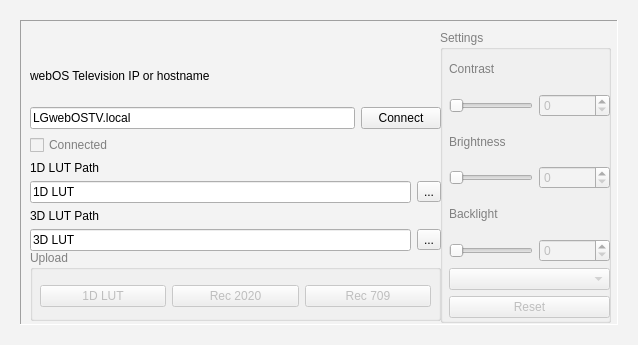
<?xml version="1.0" encoding="UTF-8"?>
<ui version="4.0">
 <class>test4</class>
 <widget class="QWidget" name="test4">
  <property name="geometry">
   <rect>
    <x>0</x>
    <y>0</y>
    <width>638</width>
    <height>345</height>
   </rect>
  </property>
  <property name="palette">
   <palette>
    <active>
     <colorrole role="WindowText">
      <brush brushstyle="SolidPattern">
       <color alpha="255">
        <red>0</red>
        <green>0</green>
        <blue>0</blue>
       </color>
      </brush>
     </colorrole>
     <colorrole role="Base">
      <brush brushstyle="SolidPattern">
       <color alpha="255">
        <red>255</red>
        <green>255</green>
        <blue>255</blue>
       </color>
      </brush>
     </colorrole>
     <colorrole role="Window">
      <brush brushstyle="SolidPattern">
       <color alpha="255">
        <red>243</red>
        <green>243</green>
        <blue>243</blue>
       </color>
      </brush>
     </colorrole>
    </active>
    <inactive>
     <colorrole role="WindowText">
      <brush brushstyle="SolidPattern">
       <color alpha="255">
        <red>0</red>
        <green>0</green>
        <blue>0</blue>
       </color>
      </brush>
     </colorrole>
     <colorrole role="Base">
      <brush brushstyle="SolidPattern">
       <color alpha="255">
        <red>255</red>
        <green>255</green>
        <blue>255</blue>
       </color>
      </brush>
     </colorrole>
     <colorrole role="Window">
      <brush brushstyle="SolidPattern">
       <color alpha="255">
        <red>243</red>
        <green>243</green>
        <blue>243</blue>
       </color>
      </brush>
     </colorrole>
    </inactive>
    <disabled>
     <colorrole role="WindowText">
      <brush brushstyle="SolidPattern">
       <color alpha="255">
        <red>128</red>
        <green>128</green>
        <blue>128</blue>
       </color>
      </brush>
     </colorrole>
     <colorrole role="Base">
      <brush brushstyle="SolidPattern">
       <color alpha="255">
        <red>243</red>
        <green>243</green>
        <blue>243</blue>
       </color>
      </brush>
     </colorrole>
     <colorrole role="Window">
      <brush brushstyle="SolidPattern">
       <color alpha="255">
        <red>243</red>
        <green>243</green>
        <blue>243</blue>
       </color>
      </brush>
     </colorrole>
    </disabled>
   </palette>
  </property>
  <property name="windowTitle">
   <string>agf.webOS Calibration helper </string>
  </property>
  <layout class="QGridLayout" name="_2">
   <property name="leftMargin">
    <number>20</number>
   </property>
   <property name="topMargin">
    <number>20</number>
   </property>
   <property name="rightMargin">
    <number>20</number>
   </property>
   <property name="bottomMargin">
    <number>20</number>
   </property>
   <item row="0" column="1">
    <widget class="QFrame" name="frame">
     <property name="frameShape">
      <enum>QFrame::Panel</enum>
     </property>
     <property name="frameShadow">
      <enum>QFrame::Sunken</enum>
     </property>
     <widget class="QGroupBox" name="settingsBox">
      <property name="enabled">
       <bool>false</bool>
      </property>
      <property name="geometry">
       <rect>
        <x>420</x>
        <y>10</y>
        <width>171</width>
        <height>293</height>
       </rect>
      </property>
      <property name="title">
       <string>Settings</string>
      </property>
      <widget class="QWidget" name="layoutWidget">
       <property name="geometry">
        <rect>
         <x>9</x>
         <y>20</y>
         <width>161</width>
         <height>268</height>
        </rect>
       </property>
       <layout class="QVBoxLayout" name="verticalLayout_3">
        <item>
         <widget class="QLabel" name="label_2">
          <property name="text">
           <string>Contrast</string>
          </property>
         </widget>
        </item>
        <item>
         <layout class="QHBoxLayout" name="horizontalLayout_2">
          <item>
           <widget class="QSlider" name="contrastSlider">
            <property name="orientation">
             <enum>Qt::Horizontal</enum>
            </property>
           </widget>
          </item>
          <item>
           <widget class="QSpinBox" name="spinBox_2">
            <property name="sizePolicy">
             <sizepolicy hsizetype="Expanding" vsizetype="Fixed">
              <horstretch>0</horstretch>
              <verstretch>0</verstretch>
             </sizepolicy>
            </property>
           </widget>
          </item>
         </layout>
        </item>
        <item>
         <widget class="QLabel" name="label">
          <property name="text">
           <string>Brightness</string>
          </property>
         </widget>
        </item>
        <item>
         <layout class="QHBoxLayout" name="horizontalLayout_3">
          <item>
           <widget class="QSlider" name="brightnessSlider">
            <property name="orientation">
             <enum>Qt::Horizontal</enum>
            </property>
           </widget>
          </item>
          <item>
           <widget class="QSpinBox" name="spinBox_3">
            <property name="sizePolicy">
             <sizepolicy hsizetype="Expanding" vsizetype="Fixed">
              <horstretch>0</horstretch>
              <verstretch>0</verstretch>
             </sizepolicy>
            </property>
           </widget>
          </item>
         </layout>
        </item>
        <item>
         <widget class="QLabel" name="label_3">
          <property name="text">
           <string>Backlight</string>
          </property>
         </widget>
        </item>
        <item>
         <layout class="QHBoxLayout" name="horizontalLayout_4">
          <item>
           <widget class="QSlider" name="oledLightSlider">
            <property name="orientation">
             <enum>Qt::Horizontal</enum>
            </property>
           </widget>
          </item>
          <item>
           <widget class="QSpinBox" name="spinBox">
            <property name="sizePolicy">
             <sizepolicy hsizetype="Expanding" vsizetype="Fixed">
              <horstretch>0</horstretch>
              <verstretch>0</verstretch>
             </sizepolicy>
            </property>
           </widget>
          </item>
         </layout>
        </item>
        <item>
         <widget class="QComboBox" name="calibrationModeComboBox"/>
        </item>
        <item>
         <widget class="QPushButton" name="ddcResetPB">
          <property name="text">
           <string>Reset</string>
          </property>
         </widget>
        </item>
       </layout>
      </widget>
     </widget>
     <widget class="QGroupBox" name="uploadBox">
      <property name="enabled">
       <bool>false</bool>
      </property>
      <property name="geometry">
       <rect>
        <x>10</x>
        <y>230</y>
        <width>411</width>
        <height>71</height>
       </rect>
      </property>
      <property name="sizePolicy">
       <sizepolicy hsizetype="Minimum" vsizetype="Minimum">
        <horstretch>0</horstretch>
        <verstretch>0</verstretch>
       </sizepolicy>
      </property>
      <property name="title">
       <string>Upload</string>
      </property>
      <widget class="QWidget" name="layoutWidget">
       <property name="geometry">
        <rect>
         <x>10</x>
         <y>30</y>
         <width>391</width>
         <height>32</height>
        </rect>
       </property>
       <layout class="QHBoxLayout" name="horizontalLayout_8">
        <item>
         <widget class="QPushButton" name="upload1D">
          <property name="text">
           <string>1D LUT</string>
          </property>
         </widget>
        </item>
        <item>
         <widget class="QPushButton" name="upload3D2020">
          <property name="text">
           <string>Rec 2020</string>
          </property>
         </widget>
        </item>
        <item>
         <widget class="QPushButton" name="upload3D709">
          <property name="text">
           <string>Rec 709</string>
          </property>
         </widget>
        </item>
       </layout>
      </widget>
     </widget>
     <widget class="QWidget" name="layoutWidget">
      <property name="geometry">
       <rect>
        <x>10</x>
        <y>30</y>
        <width>411</width>
        <height>201</height>
       </rect>
      </property>
      <layout class="QVBoxLayout" name="verticalLayout">
       <property name="spacing">
        <number>-1</number>
       </property>
       <property name="sizeConstraint">
        <enum>QLayout::SetMinimumSize</enum>
       </property>
       <item>
        <widget class="QLabel" name="label_4">
         <property name="text">
          <string>webOS Television IP or hostname</string>
         </property>
        </widget>
       </item>
       <item>
        <layout class="QHBoxLayout" name="horizontalLayout_9">
         <item>
          <widget class="QLineEdit" name="IP">
           <property name="enabled">
            <bool>true</bool>
           </property>
           <property name="autoFillBackground">
            <bool>false</bool>
           </property>
           <property name="inputMask">
            <string/>
           </property>
           <property name="text">
            <string>LGwebOSTV.local</string>
           </property>
          </widget>
         </item>
         <item>
          <widget class="QPushButton" name="connectPB">
           <property name="text">
            <string>Connect</string>
           </property>
          </widget>
         </item>
        </layout>
       </item>
       <item>
        <widget class="QCheckBox" name="connectedCheckbox">
         <property name="enabled">
          <bool>false</bool>
         </property>
         <property name="sizePolicy">
          <sizepolicy hsizetype="Maximum" vsizetype="Fixed">
           <horstretch>0</horstretch>
           <verstretch>0</verstretch>
          </sizepolicy>
         </property>
         <property name="text">
          <string>Connected</string>
         </property>
        </widget>
       </item>
       <item>
        <layout class="QVBoxLayout" name="verticalLayout_2">
         <property name="spacing">
          <number>-1</number>
         </property>
         <item>
          <widget class="QLabel" name="label_5">
           <property name="text">
            <string>1D LUT Path</string>
           </property>
          </widget>
         </item>
         <item>
          <layout class="QHBoxLayout" name="horizontalLayout_5">
           <item>
            <widget class="QLineEdit" name="LutEdit1">
             <property name="text">
              <string>1D LUT </string>
             </property>
            </widget>
           </item>
           <item>
            <widget class="QToolButton" name="pB">
             <property name="text">
              <string>...</string>
             </property>
            </widget>
           </item>
          </layout>
         </item>
         <item>
          <widget class="QLabel" name="label_6">
           <property name="text">
            <string>3D LUT Path</string>
           </property>
          </widget>
         </item>
         <item>
          <layout class="QHBoxLayout" name="horizontalLayout_6">
           <item>
            <widget class="QLineEdit" name="LutEdit2">
             <property name="text">
              <string>3D LUT</string>
             </property>
            </widget>
           </item>
           <item>
            <widget class="QToolButton" name="pB2">
             <property name="text">
              <string>...</string>
             </property>
            </widget>
           </item>
          </layout>
         </item>
        </layout>
       </item>
      </layout>
     </widget>
    </widget>
   </item>
  </layout>
 </widget>
 <resources/>
 <connections>
  <connection>
   <sender>spinBox_3</sender>
   <signal>valueChanged(int)</signal>
   <receiver>brightnessSlider</receiver>
   <slot>setValue(int)</slot>
   <hints>
    <hint type="sourcelabel">
     <x>484</x>
     <y>125</y>
    </hint>
    <hint type="destinationlabel">
     <x>465</x>
     <y>124</y>
    </hint>
   </hints>
  </connection>
  <connection>
   <sender>brightnessSlider</sender>
   <signal>valueChanged(int)</signal>
   <receiver>spinBox_3</receiver>
   <slot>setValue(int)</slot>
   <hints>
    <hint type="sourcelabel">
     <x>440</x>
     <y>136</y>
    </hint>
    <hint type="destinationlabel">
     <x>478</x>
     <y>133</y>
    </hint>
   </hints>
  </connection>
  <connection>
   <sender>spinBox_2</sender>
   <signal>valueChanged(int)</signal>
   <receiver>contrastSlider</receiver>
   <slot>setValue(int)</slot>
   <hints>
    <hint type="sourcelabel">
     <x>488</x>
     <y>74</y>
    </hint>
    <hint type="destinationlabel">
     <x>451</x>
     <y>74</y>
    </hint>
   </hints>
  </connection>
  <connection>
   <sender>spinBox</sender>
   <signal>valueChanged(int)</signal>
   <receiver>oledLightSlider</receiver>
   <slot>setValue(int)</slot>
   <hints>
    <hint type="sourcelabel">
     <x>491</x>
     <y>191</y>
    </hint>
    <hint type="destinationlabel">
     <x>445</x>
     <y>184</y>
    </hint>
   </hints>
  </connection>
  <connection>
   <sender>contrastSlider</sender>
   <signal>valueChanged(int)</signal>
   <receiver>spinBox_2</receiver>
   <slot>setValue(int)</slot>
   <hints>
    <hint type="sourcelabel">
     <x>451</x>
     <y>75</y>
    </hint>
    <hint type="destinationlabel">
     <x>491</x>
     <y>70</y>
    </hint>
   </hints>
  </connection>
  <connection>
   <sender>oledLightSlider</sender>
   <signal>valueChanged(int)</signal>
   <receiver>spinBox</receiver>
   <slot>setValue(int)</slot>
   <hints>
    <hint type="sourcelabel">
     <x>383</x>
     <y>200</y>
    </hint>
    <hint type="destinationlabel">
     <x>471</x>
     <y>199</y>
    </hint>
   </hints>
  </connection>
 </connections>
 <slots>
  <slot>slot1()</slot>
 </slots>
</ui>
